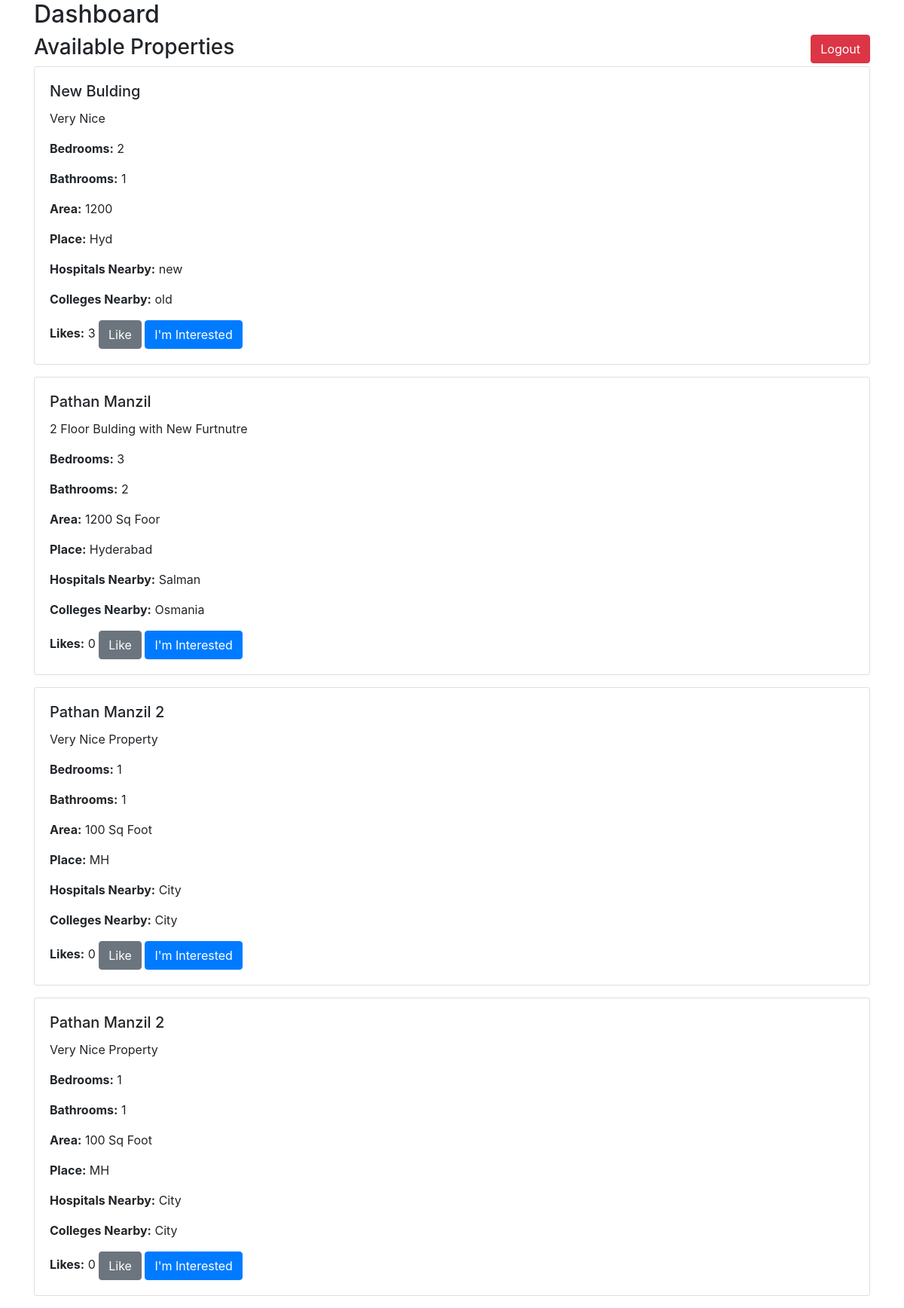
Page /dashboard.php (signed in) on the committed database.
### tables this page shows
CREATE TABLE `properties` (
  `id` int(11) NOT NULL,
  `user_id` int(11) DEFAULT NULL,
  `title` varchar(100) DEFAULT NULL,
  `description` text DEFAULT NULL,
  `bedrooms` int(11) DEFAULT NULL,
  `bathrooms` int(11) DEFAULT NULL,
  `area` varchar(100) DEFAULT NULL,
  `place` varchar(100) DEFAULT NULL,
  `hospitals_nearby` varchar(255) DEFAULT NULL,
  `colleges_nearby` varchar(255) DEFAULT NULL,
  `likes` int(11) DEFAULT 0
);

### dashboard.php (the view, shortened to what this page needs)
<?php
include('config/database.php');
$user_id = $_SESSION['user_id'];
$user_type = $_SESSION['user_type'];
if ($user_type == 'seller') {
    $sql = "SELECT * FROM properties WHERE user_id = $user_id";
} else {
    $sql = "SELECT * FROM properties";
}
$result = $conn->query($sql);
?>
<!DOCTYPE html>
<html lang="en">
<head>
    <link href="https://stackpath.bootstrapcdn.com/bootstrap/4.5.2/css/bootstrap.min.css" rel="stylesheet">
</head>
<body>
    <div class="container">
        <h2>Dashboard</h2>
        <a href="logout.php" class="btn btn-danger float-right">Logout</a>
        <?php if ($user_type == 'seller'): ?>
            <a href="add_property.php" class="btn btn-primary">Add Property</a>
            <h3>Your Properties</h3>
        <?php else: ?>
            <h3>Available Properties</h3>
        <?php endif; ?>
        <?php while($row = $result->fetch_assoc()): ?>
        <div class="card mb-3">
            <div class="card-body">
                <h5 class="card-title"><?= $row['title'] ?></h5>
                <p class="card-text"><?= $row['description'] ?></p>
                <p class="card-text"><strong>Bedrooms:</strong> <?= $row['bedrooms'] ?></p>
                <p class="card-text"><strong>Bathrooms:</strong> <?= $row['bathrooms'] ?></p>
                <p class="card-text"><strong>Area:</strong> <?= $row['area'] ?></p>
                <p class="card-text"><strong>Place:</strong> <?= $row['place'] ?></p>
                <p class="card-text"><strong>Hospitals Nearby:</strong> <?= $row['hospitals_nearby'] ?></p>
                <p class="card-text"><strong>Colleges Nearby:</strong> <?= $row['colleges_nearby'] ?></p>
                <span><strong>Likes:</strong> <?= $row['likes'] ?></span>
                <?php if (isset($_SESSION['user_type']) && $_SESSION['user_type'] == 'buyer'): ?>
    <button class="btn btn-secondary" onclick="likeProperty(<?= $row['id'] ?>)">Like</button>
    <button class="btn btn-primary" onclick="interested(<?= $row['id'] ?>)">I'm Interested</button>
<?php endif; ?>
            </div>
        </div>
        <?php endwhile; ?>
    </div>
</body>
</html>

### rows in the picture
properties: title "New Bulding", description "Very Nice", bedrooms "2", bathrooms "1", area "1200", place "Hyd", hospitals_nearby "new", colleges_nearby "old", likes "3"
properties: title "Pathan Manzil", description "2 Floor Bulding with New Furtnutre", bedrooms "3", bathrooms "2", area "1200 Sq Foor", place "Hyderabad", hospitals_nearby "Salman", colleges_nearby "Osmania", likes "0"
properties: title "Pathan Manzil 2", description "Very Nice Property", bedrooms "1", bathrooms "1", area "100 Sq Foot", place "MH", hospitals_nearby "City", colleges_nearby "City", likes "0"
properties: title "Pathan Manzil 2", description "Very Nice Property", bedrooms "1", bathrooms "1", area "100 Sq Foot", place "MH", hospitals_nearby "City", colleges_nearby "City", likes "0"
